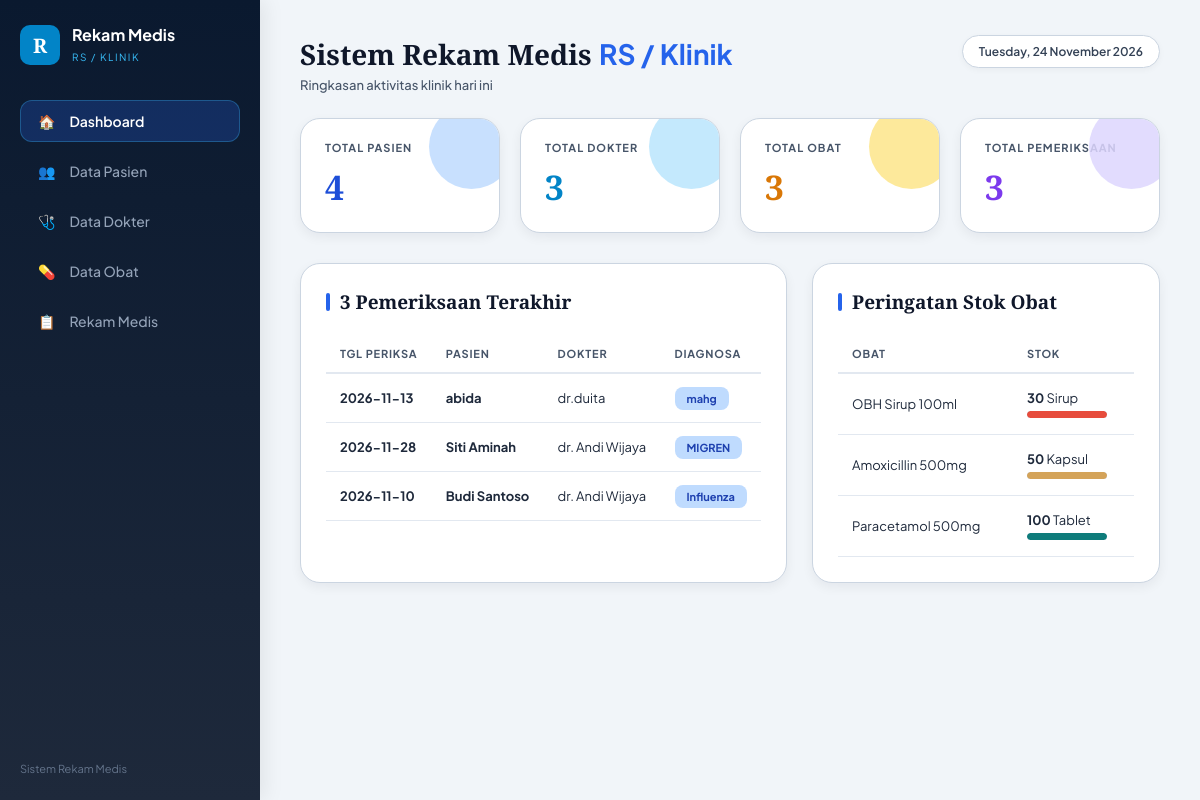
The page / on the database its author committed.
### tables this page shows
CREATE TABLE `rekam_medis` (
  `id_rekam` int(11) NOT NULL AUTO_INCREMENT,
  `id_pasien` int(11) NOT NULL,
  `id_dokter` int(11) NOT NULL,
  `id_obat` int(11) NOT NULL,
  `tanggal_periksa` date NOT NULL,
  `keluhan` text NOT NULL,
  `diagnosa` text NOT NULL,
  `tindakan` text NOT NULL,
  `resep` varchar(100) NOT NULL,
  PRIMARY KEY (`id_rekam`),
  KEY `id_pasien` (`id_pasien`),
  KEY `id_dokter` (`id_dokter`),
  KEY `id_obat` (`id_obat`),
  CONSTRAINT `rekam_medis_ibfk_1` FOREIGN KEY (`id_pasien`) REFERENCES `pasien` (`id_pasien`) ON DELETE CASCADE ON UPDATE CASCADE,
  CONSTRAINT `rekam_medis_ibfk_2` FOREIGN KEY (`id_dokter`) REFERENCES `dokter` (`id_dokter`) ON DELETE CASCADE ON UPDATE CASCADE,
  CONSTRAINT `rekam_medis_ibfk_3` FOREIGN KEY (`id_obat`) REFERENCES `obat` (`id_obat`) ON DELETE CASCADE ON UPDATE CASCADE
);

CREATE TABLE `pasien` (
  `id_pasien` int(11) NOT NULL AUTO_INCREMENT,
  `no_rm` varchar(20) NOT NULL,
  `nama_pasien` varchar(100) NOT NULL,
  `jenis_kelamin` enum('L','P') NOT NULL,
  `tanggal_lahir` date NOT NULL,
  `alamat` text NOT NULL,
  PRIMARY KEY (`id_pasien`)
);

CREATE TABLE `dokter` (
  `id_dokter` int(11) NOT NULL AUTO_INCREMENT,
  `nama_dokter` varchar(100) NOT NULL,
  `spesialisasi` varchar(50) NOT NULL,
  PRIMARY KEY (`id_dokter`)
);

CREATE TABLE `obat` (
  `id_obat` int(11) NOT NULL AUTO_INCREMENT,
  `nama_obat` varchar(100) NOT NULL,
  `satuan` varchar(30) NOT NULL,
  `stok` int(11) NOT NULL,
  PRIMARY KEY (`id_obat`)
);

### index.php (the view, shortened to what this page needs)
<?php
include 'koneksi.php';
$total_pasien = mysqli_fetch_assoc(mysqli_query($koneksi, "SELECT COUNT(*) as total FROM pasien"))['total'];
$total_dokter = mysqli_fetch_assoc(mysqli_query($koneksi, "SELECT COUNT(*) as total FROM dokter"))['total'];
$total_obat   = mysqli_fetch_assoc(mysqli_query($koneksi, "SELECT COUNT(*) as total FROM obat"))['total'];
$total_rekam  = mysqli_fetch_assoc(mysqli_query($koneksi, "SELECT COUNT(*) as total FROM rekam_medis"))['total'];
?>
<!DOCTYPE html>
<html lang="id">
<head>
    <link rel="stylesheet" href="style.css">
</head>
<body>
    <div class="sidebar">
        <div>
            <div class="brand">
                <div class="brand-logo">R</div>
                <div class="brand-text">
                    <h2>Rekam Medis</h2>
                    <span>RS / KLINIK</span>
                </div>
            </div>
            <div class="nav-menu">
                <a href="index.php" class="nav-item active"><span>🏠</span> Dashboard</a>
                <a href="pasien.php" class="nav-item"><span>👥</span> Data Pasien</a>
                <a href="dokter.php" class="nav-item"><span>🩺</span> Data Dokter</a>
                <a href="obat.php" class="nav-item"><span>💊</span> Data Obat</a>
                <a href="rekam_medis.php" class="nav-item"><span>📋</span> Rekam Medis</a>
            </div>
        </div>
        <div class="sidebar-footer">
            Sistem Rekam Medis
        </div>
    </div>
    <div class="main-content">
        <div class="header-title">
            <div>
                <h1>Sistem Rekam Medis <span>RS / Klinik</span></h1>
                <p>Ringkasan aktivitas klinik hari ini</p>
            </div>
            <div class="date-badge">
                <?= date('l, d F Y'); ?>
            </div>
        </div>
        <div class="card-grid">
            <div class="stat-card card-pasien">
                <h4>TOTAL PASIEN</h4>
                <div class="value"><?= $total_pasien; ?></div>
            </div>
            <div class="stat-card card-dokter">
                <h4>TOTAL DOKTER</h4>
                <div class="value"><?= $total_dokter; ?></div>
            </div>
            <div class="stat-card card-obat">
                <h4>TOTAL OBAT</h4>
                <div class="value"><?= $total_obat; ?></div>
            </div>
            <div class="stat-card card-rekam">
                <h4>TOTAL PEMERIKSAAN</h4>
                <div class="value"><?= $total_rekam; ?></div>
            </div>
        </div>
        <div class="row-grid dashboard-grid">
            <div class="panel">
                <h3 class="panel-title"><?= ($total_rekam < 5) ?$total_rekam : 5; ?> Pemeriksaan Terakhir</h3>
                <div class="table-responsive">
                    <table>
                        <thead>
                            <tr>
                                <th>TGL PERIKSA</th>
                                <th>PASIEN</th>
                                <th>DOKTER</th>
                                <th>DIAGNOSA</th>
                            </tr>
                        </thead>
                        <tbody>
                            <?php
                            $sql_terbaru = "SELECT rm.tanggal_periksa, p.nama_pasien, d.nama_dokter, rm.diagnosa
                                            FROM rekam_medis rm
                                            JOIN pasien p ON rm.id_pasien = p.id_pasien
                                            JOIN dokter d ON rm.id_dokter = d.id_dokter
                                            ORDER BY rm.id_rekam DESC LIMIT 5";
                            $res_terbaru = mysqli_query($koneksi,$sql_terbaru);
                            while ($row = mysqli_fetch_assoc($res_terbaru)) {
                            ?>
                            <tr>
                                <td><b><?= $row['tanggal_periksa']; ?></b></td>
                                <td><b><?= $row['nama_pasien']; ?></b></td>
                                <td><?= $row['nama_dokter']; ?></td>
                                <td><span class="badge-diagnosa"><?= $row['diagnosa']; ?></span></td>
                            </tr>
                            <?php } ?>
                        </tbody>
                    </table>
                </div>
            </div>
            <div class="panel">
                <h3 class="panel-title">Peringatan Stok Obat</h3>
                <div class="table-responsive">
                    <table>
                        <thead>
                            <tr>
                                <th>OBAT</th>
                                <th>STOK</th>
                            </tr>
                        </thead>
                        <tbody>
                            <?php
                            $sql_stok = "SELECT nama_obat, stok, satuan FROM obat ORDER BY stok ASC LIMIT 5";
                            $res_stok = mysqli_query($koneksi,$sql_stok);
                            while ($o = mysqli_fetch_assoc($res_stok)) {$pct = min(100, max(10, $o['stok']));$bar_color = ($o['stok'] < 40) ? '#e74c3c' : (($o['stok'] < 80) ? '#d4a359' : '#0e7c7b');
                            ?>
                            <tr>
                                <td><?= $o['nama_obat']; ?></td>
                                <td>
                                    <b><?= $o['stok']; ?></b> <?=$o['satuan']; ?>
                                    <div class="progress-bar-bg">
                                        <div class="progress-bar-fill" style="width: <?= $pct; ?>\%; background: <?=$bar_color; ?>;"></div>
                                    </div>
                                </td>
                            </tr>
                            <?php } ?>
                        </tbody>
                    </table>
                </div>
            </div>
        </div>
    </div>
</body>
</html>

### style.css (style rules this page uses)
* { box-sizing: border-box; margin: 0; padding: 0; font-family: 'Plus Jakarta Sans', sans-serif; }
body { background-color: #f1f5f9; color: #0f172a; display: flex; min-height: 100vh; }
.sidebar { width: 260px; background: linear-gradient(180deg, #0a192f 0%, #1e293b 100%); padding: 25px 20px; display: flex; flex-direction: column; justify-content: space-between; color: #f1f5f9; position: fixed; height: 100vh; left: 0; top: 0; box-shadow: 4px 0 20px rgba(0,0,0,0.08); z-index: 100; }
.brand { display: flex; align-items: center; gap: 12px; margin-bottom: 35px; }
.brand-logo { width: 40px; height: 40px; background: #0284c7; color: #ffffff; font-weight: 700; font-size: 20px; border-radius: 10px; display: flex; align-items: center; justify-content: center; font-family: 'Playfair Display', serif; }
.brand-text h2 { font-size: 16px; font-weight: 700; color: #ffffff; line-height: 1.2; }
.brand-text span { font-size: 10px; letter-spacing: 1.5px; color: #38bdf8; text-transform: uppercase; }
.nav-menu { display: flex; flex-direction: column; gap: 8px; }
.nav-item { display: flex; align-items: center; gap: 14px; padding: 12px 18px; color: #94a3b8; text-decoration: none; font-size: 14px; font-weight: 500; border-radius: 12px; transition: all 0.3s ease; }
.nav-item.active { background: rgba(37, 99, 235, 0.25); color: #ffffff; font-weight: 600; box-shadow: inset 0 0 0 1px rgba(56, 189, 248, 0.3); }
.sidebar-footer { font-size: 11px; color: #64748b; }
.main-content { margin-left: 260px; flex: 1; padding: 35px 40px; max-width: calc(100% - 260px); }
.header-title { margin-bottom: 25px; display: flex; justify-content: space-between; align-items: flex-start; }
.header-title h1 { font-family: 'Playfair Display', serif; font-size: 28px; color: #0f172a; font-weight: 700; }
.header-title h1 span { color: #2563eb; }
.header-title p { font-size: 13px; color: #475569; margin-top: 4px; font-weight: 500; }
.date-badge { background: #ffffff; padding: 8px 16px; border-radius: 20px; font-size: 12px; color: #334155; border: 1px solid #cbd5e1; box-shadow: 0 2px 6px rgba(0,0,0,0.04); font-weight: 600; }
.card-grid { display: grid; grid-template-columns: repeat(4, 1fr); gap: 20px; margin-bottom: 30px; }
.stat-card { background: #ffffff; padding: 22px 24px; border-radius: 20px; position: relative; overflow: hidden; box-shadow: 0 4px 12px rgba(15, 23, 42, 0.06); border: 1px solid #cbd5e1; }
.stat-card h4 { font-size: 11px; letter-spacing: 1px; text-transform: uppercase; color: #475569; font-weight: 700; margin-bottom: 10px; }
.stat-card .value { font-size: 34px; font-weight: 700; font-family: 'Playfair Display', serif; }
.stat-card::after { content: ''; position: absolute; right: -15px; top: -15px; width: 85px; height: 85px; border-radius: 50%; opacity: 0.85; }
.card-pasien .value { color: #1d4ed8; }
.card-pasien::after { background: #bfdbfe; }
.card-dokter .value { color: #0284c7; }
.card-dokter::after { background: #bae6fd; }
.card-obat .value { color: #d97706; }
.card-obat::after { background: #fde68a; }
.card-rekam .value { color: #7c3aed; }
.card-rekam::after { background: #ddd6fe; }
.row-grid { display: grid; grid-template-columns: 380px 1fr; gap: 25px; }
.dashboard-grid { grid-template-columns: 1.4fr 1fr; }
.panel { background: #ffffff; padding: 25px; border-radius: 20px; box-shadow: 0 4px 12px rgba(15, 23, 42, 0.06); border: 1px solid #cbd5e1; }
.panel-title { font-family: 'Playfair Display', serif; font-size: 19px; color: #0f172a; margin-bottom: 20px; display: flex; align-items: center; gap: 10px; }
.panel-title::before { content: ''; width: 4px; height: 18px; background: #2563eb; border-radius: 2px; }
.table-responsive { width: 100%; overflow-x: auto; }
table { width: 100%; border-collapse: collapse; }
table th { text-align: left; font-size: 11px; text-transform: uppercase; letter-spacing: 0.8px; color: #475569; padding: 12px 14px; border-bottom: 2px solid #e2e8f0; font-weight: 700; }
table td { padding: 16px 14px; font-size: 13px; border-bottom: 1px solid #e2e8f0; vertical-align: middle; color: #1e293b; }
.badge-diagnosa { background: #bfdbfe; color: #1e40af; padding: 5px 12px; border-radius: 8px; font-size: 11px; font-weight: 700; }
.progress-bar-bg { width: 80px; height: 7px; background: #cbd5e1; border-radius: 10px; overflow: hidden; margin-top: 5px; }
.progress-bar-fill { height: 100%; border-radius: 10px; }

### rows shown on the page
rekam_medis: tanggal_periksa "2026-11-13", id_pasien.nama_pasien "abida", id_dokter.nama_dokter "dr.duita", diagnosa "mahg"
rekam_medis: tanggal_periksa "2026-11-28", id_pasien.nama_pasien "Siti Aminah", id_dokter.nama_dokter "dr. Andi Wijaya", diagnosa "MIGREN"
rekam_medis: tanggal_periksa "2026-11-10", id_pasien.nama_pasien "Budi Santoso", id_dokter.nama_dokter "dr. Andi Wijaya", diagnosa "Influenza"
obat: nama_obat "OBH Sirup 100ml", stok "30", satuan "Sirup"
obat: nama_obat "Amoxicillin 500mg", stok "50", satuan "Kapsul"
obat: nama_obat "Paracetamol 500mg", stok "100", satuan "Tablet"

### other values the page prints
$total_pasien "4"
$total_dokter "3"
$total_obat "3"
$total_rekam "3"
